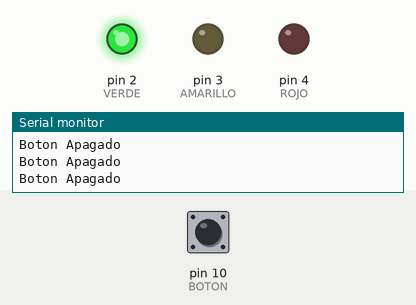
Recording of a sketch running on a simulated Arduino Uno, built with avr-gcc and run on an emulated ATmega328P. Shown: output pins drawn as LEDs (lit = HIGH), the last lines printed to the serial monitor. The inputs (shaded band) are chosen by the test bench; at power-on: pin 10 (BOTON) HIGH.

Above: at 1.2 s.
1.3 s: pin 10 (BOTON) pulled LOW for 0.15 s
At 2.6 s:
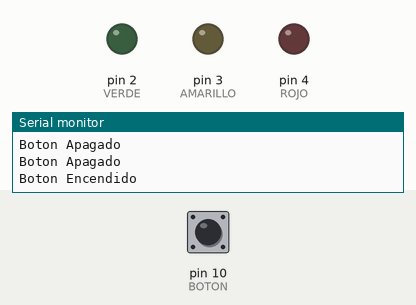
At 6.1 s:
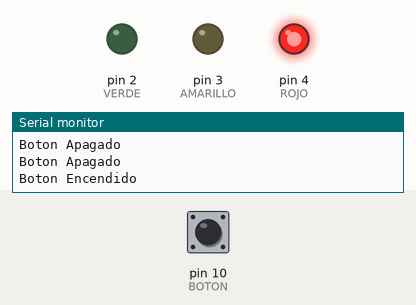
Timing chart, 0 to 14.8 s (numbered marks = the images above; inputs shaded):
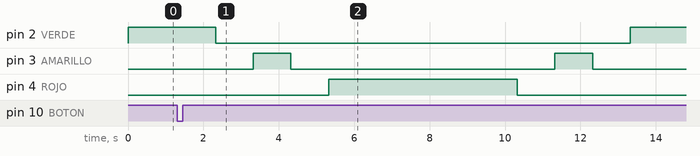

The sketch:

ejercicio_2.ino
```cpp
#define VERDE      2
#define AMARILLO   3
#define ROJO       4

#define BOTON      10


void setup() {
  pinMode(VERDE, OUTPUT);
  pinMode(AMARILLO, OUTPUT);
  pinMode(ROJO, OUTPUT);
  pinMode(BOTON, INPUT_PULLUP);

  Serial.begin(9600);
}


void loop() {

  if (int estado = digitalRead(BOTON) == LOW) {
    Serial.println("Boton Encendido");
    digitalWrite(ROJO, LOW);
    digitalWrite(AMARILLO, LOW);

    delay(1000);
    digitalWrite(VERDE, LOW);
    delay(1000);
    digitalWrite(AMARILLO, HIGH);
    delay(1000);
    digitalWrite(AMARILLO, LOW);
    delay(1000);
    digitalWrite(ROJO, HIGH);
    delay(5000);
    digitalWrite(ROJO, LOW);
    delay(1000);
    digitalWrite(AMARILLO, HIGH);
    delay(1000);
    digitalWrite(AMARILLO, LOW);
    delay(1000);
    digitalWrite(VERDE, HIGH);
  } else {
    digitalWrite(VERDE, HIGH);
    Serial.println("Boton Apagado");
  }
}
```

Measured:
- after the input at 1.3 s, pin 2 (VERDE): HIGH → LOW after 1.0 s, → HIGH 11.0 s later; pin 3 (AMARILLO): alternates HIGH for 1.0 s and LOW for 7.0 s, starting after 2.0 s; pin 4 (ROJO): LOW → HIGH after 4.0 s, → LOW 5.0 s later
